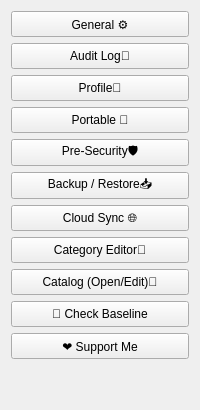
            <widget class="QWidget" name="widget_52" native="true">
             <layout class="QVBoxLayout" name="verticalLayout_15">
              <item>
               <widget class="QPushButton" name="general_">
                <property name="minimumSize">
                 <size>
                  <width>0</width>
                  <height>26</height>
                 </size>
                </property>
                <property name="styleSheet">
                 <string notr="true">padding:2;</string>
                </property>
                <property name="text">
                 <string>General ⚙️</string>
                </property>
               </widget>
              </item>
              <item>
               <widget class="QPushButton" name="audit_log_">
                <property name="minimumSize">
                 <size>
                  <width>0</width>
                  <height>26</height>
                 </size>
                </property>
                <property name="styleSheet">
                 <string notr="true">padding:2;</string>
                </property>
                <property name="text">
                 <string>Audit Log📜</string>
                </property>
               </widget>
              </item>
              <item>
               <widget class="QPushButton" name="profile_">
                <property name="minimumSize">
                 <size>
                  <width>0</width>
                  <height>26</height>
                 </size>
                </property>
                <property name="styleSheet">
                 <string notr="true">padding:2;</string>
                </property>
                <property name="text">
                 <string>Profile👤</string>
                </property>
               </widget>
              </item>
              <item>
               <widget class="QPushButton" name="portable_">
                <property name="minimumSize">
                 <size>
                  <width>0</width>
                  <height>26</height>
                 </size>
                </property>
                <property name="styleSheet">
                 <string notr="true">padding:2;</string>
                </property>
                <property name="text">
                 <string>Portable 🧳</string>
                </property>
               </widget>
              </item>
              <item>
               <widget class="QPushButton" name="pre_security_">
                <property name="minimumSize">
                 <size>
                  <width>0</width>
                  <height>26</height>
                 </size>
                </property>
                <property name="styleSheet">
                 <string notr="true">padding:2;</string>
                </property>
                <property name="text">
                 <string>Pre-Security🛡️</string>
                </property>
               </widget>
              </item>
              <item>
               <widget class="QPushButton" name="backup_retore_">
                <property name="sizePolicy">
                 <sizepolicy hsizetype="Preferred" vsizetype="Minimum">
                  <horstretch>0</horstretch>
                  <verstretch>0</verstretch>
                 </sizepolicy>
                </property>
                <property name="minimumSize">
                 <size>
                  <width>0</width>
                  <height>26</height>
                 </size>
                </property>
                <property name="styleSheet">
                 <string notr="true">padding:2;</string>
                </property>
                <property name="text">
                 <string>Backup / Restore📥</string>
                </property>
               </widget>
              </item>
              <item>
               <widget class="QPushButton" name="sync_button">
                <property name="sizePolicy">
                 <sizepolicy hsizetype="Preferred" vsizetype="Preferred">
                  <horstretch>0</horstretch>
                  <verstretch>0</verstretch>
                 </sizepolicy>
                </property>
                <property name="minimumSize">
                 <size>
                  <width>0</width>
                  <height>26</height>
                 </size>
                </property>
                <property name="toolTip">
                 <string>Open the Microsoft Store to leave a rating or review. Thank you!</string>
                </property>
                <property name="styleSheet">
                 <string notr="true">padding:2;</string>
                </property>
                <property name="text">
                 <string>Cloud Sync 🌐</string>
                </property>
               </widget>
              </item>
              <item>
               <widget class="QPushButton" name="categoryeditor_">
                <property name="minimumSize">
                 <size>
                  <width>0</width>
                  <height>26</height>
                 </size>
                </property>
                <property name="styleSheet">
                 <string notr="true">padding:2;</string>
                </property>
                <property name="text">
                 <string>Category Editor📝</string>
                </property>
               </widget>
              </item>
              <item>
               <widget class="QPushButton" name="catalog_edit_">
                <property name="minimumSize">
                 <size>
                  <width>0</width>
                  <height>26</height>
                 </size>
                </property>
                <property name="styleSheet">
                 <string notr="true">padding:2;</string>
                </property>
                <property name="text">
                 <string>Catalog (Open/Edit)📝</string>
                </property>
               </widget>
              </item>
              <item>
               <widget class="QPushButton" name="check_baseline_2">
                <property name="minimumSize">
                 <size>
                  <width>0</width>
                  <height>26</height>
                 </size>
                </property>
                <property name="toolTip">
                 <string>Capture the current environment as the safe baseline used by preflight (hashes, versions, settings)</string>
                </property>
                <property name="styleSheet">
                 <string notr="true">padding:2;</string>
                </property>
                <property name="text">
                 <string>📜 Check Baseline</string>
                </property>
               </widget>
              </item>
              <item>
               <widget class="QPushButton" name="support_me2">
                <property name="minimumSize">
                 <size>
                  <width>0</width>
                  <height>26</height>
                 </size>
                </property>
                <property name="toolTip">
                 <string>Capture the current environment as the safe baseline used by preflight (hashes, versions, settings)</string>
                </property>
                <property name="styleSheet">
                 <string notr="true">padding:2;</string>
                </property>
                <property name="text">
                 <string>❤️ Support Me</string>
                </property>
               </widget>
              </item>
              <item>
               <spacer name="verticalSpacer_2">
                <property name="orientation">
                 <enum>Qt::Vertical</enum>
                </property>
                <property name="sizeHint" stdset="0">
                 <size>
                  <width>20</width>
                  <height>40</height>
                 </size>
                </property>
               </spacer>
              </item>
             </layout>
            </widget>
